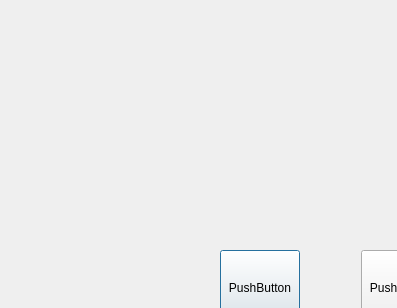
<?xml version="1.0" encoding="UTF-8"?>
<ui version="4.0">
 <class>Accesories</class>
 <widget class="QDialog" name="Accesories">
  <property name="geometry">
   <rect>
    <x>0</x>
    <y>0</y>
    <width>397</width>
    <height>308</height>
   </rect>
  </property>
  <property name="windowTitle">
   <string>Dialog</string>
  </property>
  <widget class="QWidget" name="layoutWidget">
   <property name="geometry">
    <rect>
     <x>220</x>
     <y>250</y>
     <width>221</width>
     <height>241</height>
    </rect>
   </property>
   <property name="sizePolicy">
    <sizepolicy hsizetype="Expanding" vsizetype="Expanding">
     <horstretch>0</horstretch>
     <verstretch>0</verstretch>
    </sizepolicy>
   </property>
   <layout class="QVBoxLayout" name="verticalLayout">
    <item>
     <layout class="QHBoxLayout" name="horizontalLayout">
      <item>
       <widget class="QPushButton" name="pushButton">
        <property name="sizePolicy">
         <sizepolicy hsizetype="Expanding" vsizetype="Expanding">
          <horstretch>0</horstretch>
          <verstretch>0</verstretch>
         </sizepolicy>
        </property>
        <property name="text">
         <string>PushButton</string>
        </property>
       </widget>
      </item>
      <item>
       <widget class="QLabel" name="label_3">
        <property name="sizePolicy">
         <sizepolicy hsizetype="Expanding" vsizetype="Expanding">
          <horstretch>0</horstretch>
          <verstretch>0</verstretch>
         </sizepolicy>
        </property>
        <property name="text">
         <string/>
        </property>
       </widget>
      </item>
      <item>
       <widget class="QPushButton" name="pushButton_2">
        <property name="sizePolicy">
         <sizepolicy hsizetype="Expanding" vsizetype="Expanding">
          <horstretch>0</horstretch>
          <verstretch>0</verstretch>
         </sizepolicy>
        </property>
        <property name="text">
         <string>PushButton</string>
        </property>
       </widget>
      </item>
     </layout>
    </item>
    <item>
     <layout class="QHBoxLayout" name="horizontalLayout_2">
      <item>
       <widget class="QPushButton" name="pushButton_3">
        <property name="sizePolicy">
         <sizepolicy hsizetype="Expanding" vsizetype="Expanding">
          <horstretch>0</horstretch>
          <verstretch>0</verstretch>
         </sizepolicy>
        </property>
        <property name="text">
         <string>PushButton</string>
        </property>
       </widget>
      </item>
      <item>
       <widget class="QLabel" name="label">
        <property name="sizePolicy">
         <sizepolicy hsizetype="Expanding" vsizetype="Expanding">
          <horstretch>0</horstretch>
          <verstretch>0</verstretch>
         </sizepolicy>
        </property>
        <property name="text">
         <string/>
        </property>
       </widget>
      </item>
      <item>
       <widget class="QPushButton" name="pushButton_4">
        <property name="sizePolicy">
         <sizepolicy hsizetype="Expanding" vsizetype="Expanding">
          <horstretch>0</horstretch>
          <verstretch>0</verstretch>
         </sizepolicy>
        </property>
        <property name="text">
         <string>PushButton</string>
        </property>
       </widget>
      </item>
     </layout>
    </item>
    <item>
     <layout class="QHBoxLayout" name="horizontalLayout_3">
      <item>
       <widget class="QPushButton" name="pushButton_5">
        <property name="sizePolicy">
         <sizepolicy hsizetype="Expanding" vsizetype="Expanding">
          <horstretch>0</horstretch>
          <verstretch>0</verstretch>
         </sizepolicy>
        </property>
        <property name="text">
         <string>PushButton</string>
        </property>
       </widget>
      </item>
      <item>
       <widget class="QLabel" name="label_2">
        <property name="sizePolicy">
         <sizepolicy hsizetype="Expanding" vsizetype="Expanding">
          <horstretch>0</horstretch>
          <verstretch>0</verstretch>
         </sizepolicy>
        </property>
        <property name="text">
         <string/>
        </property>
       </widget>
      </item>
      <item>
       <widget class="QPushButton" name="pushButton_6">
        <property name="sizePolicy">
         <sizepolicy hsizetype="Expanding" vsizetype="Expanding">
          <horstretch>0</horstretch>
          <verstretch>0</verstretch>
         </sizepolicy>
        </property>
        <property name="text">
         <string>PushButton</string>
        </property>
       </widget>
      </item>
     </layout>
    </item>
   </layout>
  </widget>
 </widget>
 <resources/>
 <connections/>
</ui>
